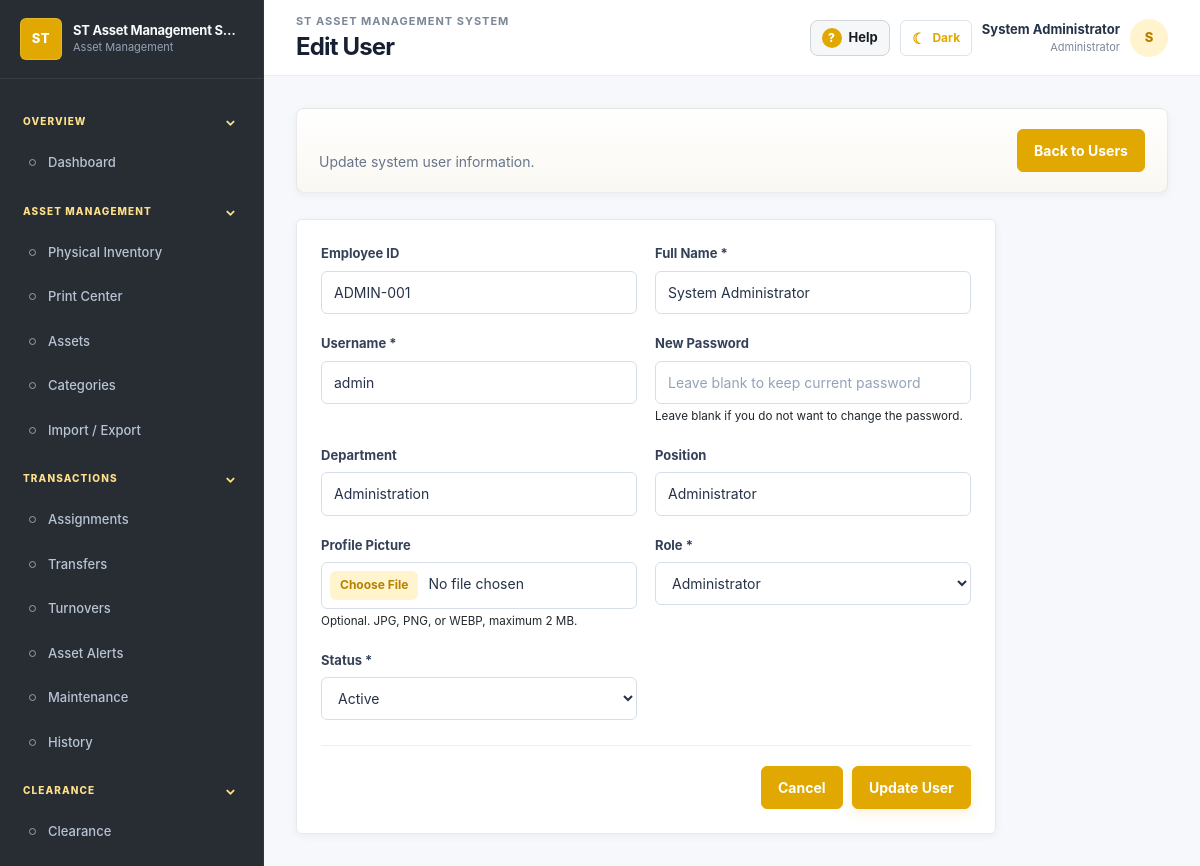
The app's page /frontend/pages/user_edit.php?id=1 (signed in) with its own data.
### tables this page shows
CREATE TABLE users (
 id INT AUTO_INCREMENT PRIMARY KEY, employee_id VARCHAR(50) NULL UNIQUE, username VARCHAR(100) NOT NULL UNIQUE,
 password VARCHAR(255) NOT NULL, full_name VARCHAR(150) NOT NULL, department VARCHAR(150) NULL,
 position VARCHAR(100) NULL, role ENUM('Administrator','Asset Custodian','HR / Clearance Officer','Viewer') NOT NULL DEFAULT 'Viewer',
 status ENUM('Active','Inactive') NOT NULL DEFAULT 'Active', avatar_filename VARCHAR(255) NULL,
 ui_theme_preset VARCHAR(30) NULL, ui_theme_primary VARCHAR(7) NULL, ui_theme_primary_hover VARCHAR(7) NULL,
 ui_theme_sidebar VARCHAR(7) NULL, ui_theme_sidebar_hover VARCHAR(7) NULL, ui_theme_accent VARCHAR(7) NULL,
 ui_theme_mode ENUM('system','light','dark') NOT NULL DEFAULT 'system', created_at TIMESTAMP NOT NULL DEFAULT CURRENT_TIMESTAMP,
 updated_at TIMESTAMP NOT NULL DEFAULT CURRENT_TIMESTAMP ON UPDATE CURRENT_TIMESTAMP
);

### frontend/pages/user_edit.php (the view, shortened to what this page needs)
<?php
require_once "../../backend/includes/header.php";
require_once "../../backend/config/database.php";
$user_id = isset($_GET["id"]) ? (int)$_GET["id"] : 0;
$stmt = $conn->prepare("
    SELECT
        id,
        employee_id,
        username,
        full_name,
        department,
        position,
        role,
        status,
        avatar_filename
    FROM users
    WHERE id = :id
    LIMIT 1
");
$stmt->execute([
    ":id" => $user_id
]);
$user = $stmt->fetch();
?>
<div class="page-header">
<div>
    <p>Update system user information.</p>
</div>
<div>
    <a
        href="/st/frontend/pages/users.php"
        class="btn btn-secondary"
    >
        Back to Users
    </a>
</div>
</div>
<div class="form-card">
<form method="POST" enctype="multipart/form-data">
    <div class="form-grid">
        <div class="form-group">
            <label for="employee_id">
                Employee ID
            </label>
            <input
                type="text"
                id="employee_id"
                name="employee_id"
                value="<?= htmlspecialchars($user["employee_id"] ?? "") ?>"
                placeholder="Example: EMP-001"
            >
        </div>
        <div class="form-group">
            <label for="full_name">
                Full Name <span class="required">*</span>
            </label>
            <input
                type="text"
                id="full_name"
                name="full_name"
                value="<?= htmlspecialchars($user["full_name"] ?? "") ?>"
                required
            >
        </div>
        <div class="form-group">
            <label for="username">
                Username <span class="required">*</span>
            </label>
            <input
                type="text"
                id="username"
                name="username"
                value="<?= htmlspecialchars($user["username"] ?? "") ?>"
                required
            >
        </div>
        <div class="form-group">
            <label for="password">
                New Password
            </label>
            <input
                type="password"
                id="password"
                name="password"
                minlength="6"
                placeholder="Leave blank to keep current password"
            >
            <small>
                Leave blank if you do not want to change the password.
            </small>
        </div>
        <div class="form-group">
            <label for="department">
                Department
            </label>
            <input
                type="text"
                id="department"
                name="department"
                value="<?= htmlspecialchars($user["department"] ?? "") ?>"
                placeholder="Example: IT Department"
            >
        </div>
        <div class="form-group">
            <label for="position">
                Position
            </label>
            <input
                type="text"
                id="position"
                name="position"
                value="<?= htmlspecialchars($user["position"] ?? "") ?>"
                placeholder="Example: IT Staff"
            >
        </div>
        <div class="form-group">
            <label for="avatar">Profile Picture</label>
            <input
                type="file"
                id="avatar"
                name="avatar"
                accept="image/jpeg,image/png,image/webp"
            >
            <small>Optional. JPG, PNG, or WEBP, maximum 2 MB.</small>
        </div>
        <div class="form-group">
            <label for="role">
                Role <span class="required">*</span>
            </label>
            <select
                id="role"
                name="role"
                required
            >
                <option
                    value="Administrator"
                    <?= $user["role"] === "Administrator" ? "selected" : "" ?>
                >
                    Administrator
                </option>
            </select>
        </div>
        <div class="form-group">
            <label for="status">
                Status <span class="required">*</span>
            </label>
            <select
                id="status"
                name="status"
                required
            >
                <option
                    value="Active"
                    <?= $user["status"] === "Active" ? "selected" : "" ?>
                >
                    Active
                </option>
            </select>
        </div>
    </div>
    <div class="form-actions">
        <a
            href="/st/frontend/pages/users.php"
            class="btn btn-secondary"
        >
            Cancel
        </a>
        <button
            type="submit"
            class="btn btn-primary"
        >
            Update User
        </button>
    </div>
</form>
</div>
<?php require_once "../../backend/includes/footer.php"; ?>

### records on screen
users: employee_id "ADMIN-001", full_name "System Administrator", username "admin", department "Administration", position "Administrator", role "Administrator", status "Active"

### other values on screen
$app_name "ST Asset Management S…"
$app_name "ST ASSET MANAGEMENT SYSTEM"
$page_title "Edit User"
$user_name "System Administrator"
$_SESSION["role"] "Administrator"
$user_initial ?: "U" "S"
